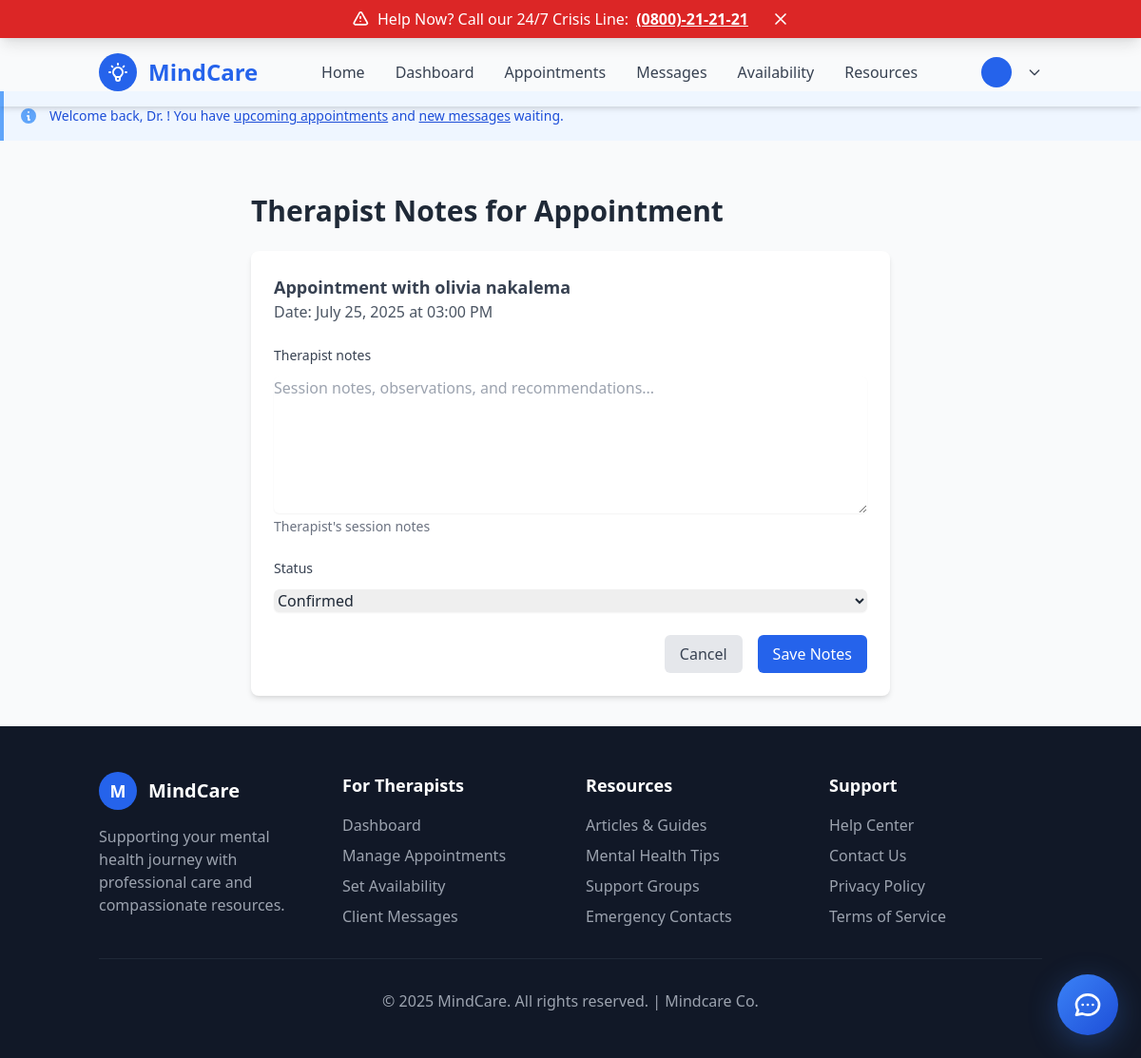
The app's page /appointments/2/notes/ (signed in), older data.
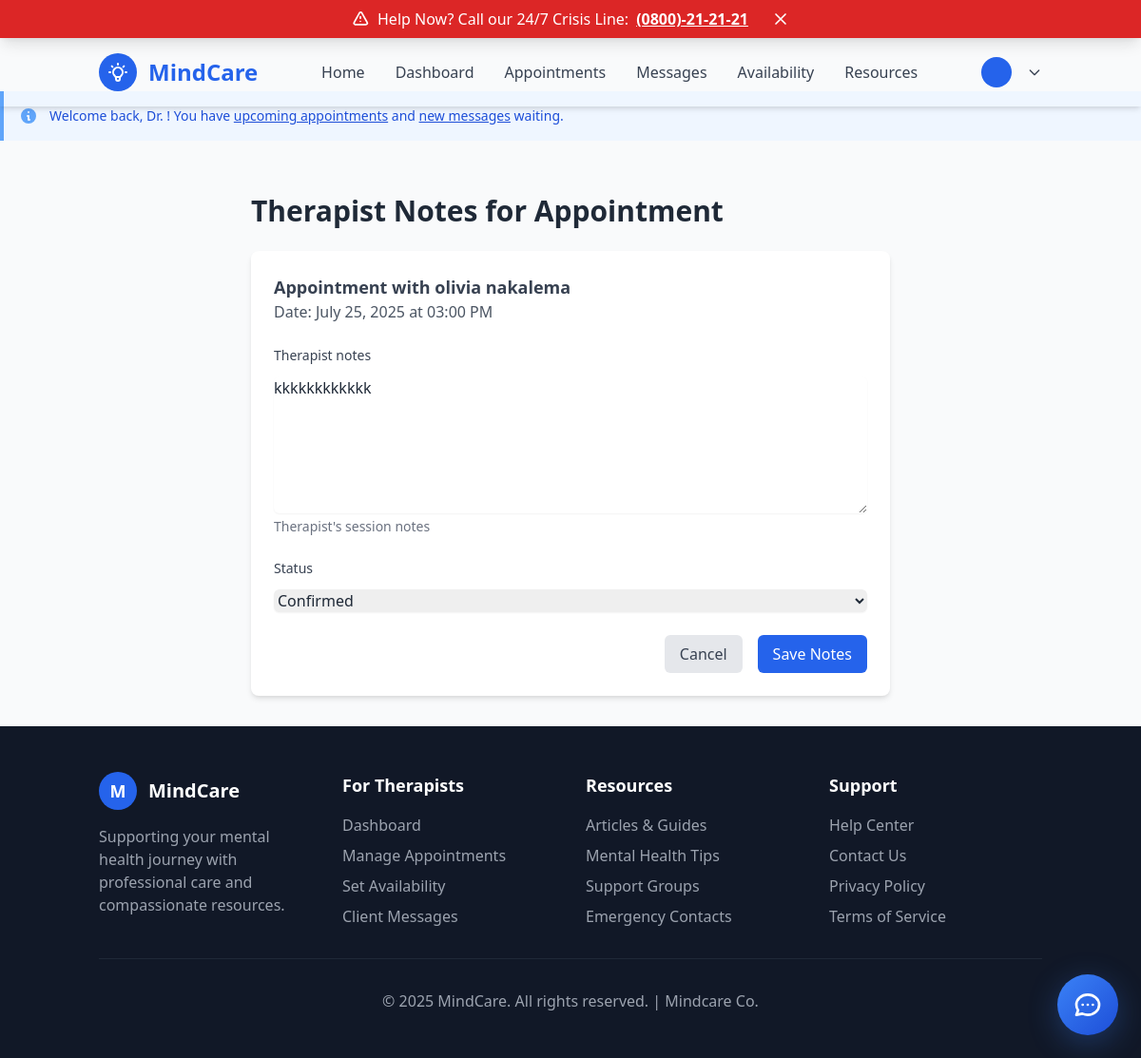
The same page, newer data.
### appointments/models.py (models this page shows, shortened)
class Appointment(models.Model):
    STATUS_CHOICES = [
        ('pending', 'Pending'),
        ('confirmed', 'Confirmed'),
        ('cancelled', 'Cancelled'),
        ('completed', 'Completed'),
        ('no_show', 'No Show'),
    ]
    APPOINTMENT_TYPE_CHOICES = [
        ('consultation', 'Initial Consultation'),
        ('therapy', 'Therapy Session'),
        ('follow_up', 'Follow-up Session'),
        ('assessment', 'Assessment Session'),
        ('emergency', 'Emergency Session'),
    ]
    client = models.ForeignKey(
        User,
        on_delete=models.CASCADE,
        related_name='client_appointments',
        limit_choices_to={'role': 'client'}
    )
    therapist = models.ForeignKey(
        'therapists.TherapistProfile',
        on_delete=models.CASCADE,
        related_name='therapist_appointments'
    )
    appointment_date = models.DateTimeField()
    appointment_type = models.CharField(
        max_length=20,
        choices=APPOINTMENT_TYPE_CHOICES,
        default='consultation'
    )
    status = models.CharField(
        max_length=20,
        choices=STATUS_CHOICES,
        default='pending'
    )
    duration_minutes = models.PositiveIntegerField(default=60)
    notes = models.TextField(blank=True, help_text="Client's initial notes or concerns")
    therapist_notes = models.TextField(blank=True, help_text="Therapist's session notes")
    location = models.CharField(max_length=255, blank=True, help_text="Meeting location or platform")
    is_online = models.BooleanField(default=False)
    meeting_link = models.URLField(blank=True, help_text="Video call link for online sessions")
    created_at = models.DateTimeField(auto_now_add=True)
    updated_at = models.DateTimeField(auto_now=True)
    confirmed_at = models.DateTimeField(null=True, blank=True)
    cancelled_at = models.DateTimeField(null=True, blank=True)
    cancellation_reason = models.TextField(blank=True)
    cancelled_by = models.ForeignKey(
        User,
        on_delete=models.SET_NULL,
        null=True,
        blank=True,
        related_name='cancelled_appointments'
    )
    reminder_sent = models.BooleanField(default=False)
    reminder_sent_at = models.DateTimeField(null=True, blank=True)
    class Meta:
        ordering = ['-appointment_date']
        indexes = [
            models.Index(fields=['client', 'appointment_date']),
            models.Index(fields=['therapist', 'appointment_date']),
            models.Index(fields=['status', 'appointment_date']),
        ]

### accounts/models.py (models this page shows, shortened)
class User(AbstractUser):
    ROLE_CHOICES = [
        ('admin', 'Admin'),
        ('therapist', 'Therapist'),
        ('client', 'Client'),
    ]
    GENDER_CHOICES = [
        ('male', 'Male'),
        ('female', 'Female'),
    ]
    AGE_CATEGORY_CHOICES = [
        ('13-19', '13 to 19 years'),
        ('20-35', '20 to 35 years'),
        ('35+', 'Above 35 years'),
    ]
    phone_regex = RegexValidator(
        regex=r'^\d{10}$',
        message="Phone number must be exactly 10 digits."
    )
    groups = models.ManyToManyField(
        'auth.Group',
        verbose_name='groups',
        blank=True,
        help_text='The groups this user belongs to.',
        related_name='custom_user_set',
        related_query_name='custom_user',
    )
    user_permissions = models.ManyToManyField(
        'auth.Permission',
        verbose_name='user permissions',
        blank=True,
        help_text='Specific permissions for this user.',
        related_name='custom_user_set',
        related_query_name='custom_user',
    )
    user_id = models.CharField(max_length=10, unique=True, blank=True)
    role = models.CharField(max_length=20, choices=ROLE_CHOICES, default='client')
    phone = models.CharField(validators=[phone_regex], max_length=10, unique=True)
    gender = models.CharField(max_length=10, choices=GENDER_CHOICES)
    location = models.CharField(max_length=100)
    age_category = models.CharField(max_length=10, choices=AGE_CATEGORY_CHOICES, blank=True, null=True)
    profile_image = models.ImageField(upload_to='profile_images/', blank=True, null=True)
    is_verified = models.BooleanField(default=False)
    created_at = models.DateTimeField(auto_now_add=True)
    updated_at = models.DateTimeField(auto_now=True)

### appointments/views.py (the view)
# urls.py: path('<int:appointment_id>/notes/', views.therapist_notes, name='therapist_notes'),
@login_required
def therapist_notes(request, appointment_id):
    appointment = get_object_or_404(Appointment, id=appointment_id)
    if request.user.role != 'therapist':
        messages.error(request, 'Only therapists can add session notes.')
        return redirect('appointments:appointment_list')
    therapist_profile = get_object_or_404(TherapistProfile, user=request.user)
    if appointment.therapist != therapist_profile:
        messages.error(request, 'You can only add notes to your own appointments.')
        return redirect('appointments:appointment_list')
    if request.method == 'POST':
        form = TherapistNotesForm(request.POST, instance=appointment)
        if form.is_valid():
            form.save()
            messages.success(request, 'Session notes updated successfully.')
            return redirect('appointments:appointment_detail', appointment_id=appointment.id)
    else:
        form = TherapistNotesForm(instance=appointment)
    context = {
        'form': form,
        'appointment': appointment,
    }
    return render(request, 'appointments/therapist_notes.html', context)

### appointments/forms.py
class TherapistNotesForm(forms.ModelForm):
    class Meta:
        model = Appointment
        fields = ['therapist_notes', 'status']
        widgets = {
            'therapist_notes': forms.Textarea(
                attrs={
                    'rows': 6,
                    'class': 'mt-1 block w-full rounded-md border-gray-300 shadow-sm focus:border-blue-500 focus:ring-blue-500',
                    'placeholder': 'Session notes, observations, and recommendations...'
                }
            ),
            'status': forms.Select(
                attrs={
                    'class': 'mt-1 block w-full rounded-md border-gray-300 shadow-sm focus:border-blue-500 focus:ring-blue-500'
                }
            ),
        }
    def __init__(self, *args, **kwargs):
        super().__init__(*args, **kwargs)
        self.fields['status'].choices = [
            ('confirmed', 'Confirmed'),
            ('completed', 'Completed'),
            ('no_show', 'No Show'),
        ]

### templates/appointments/therapist_notes.html (shortened to what this page needs)
{% extends 'base.html' %}
{% block content %}
<div class="container mx-auto px-4 py-8">
    <div class="max-w-2xl mx-auto">
        <h1 class="text-3xl font-bold mb-6 text-gray-800">Therapist Notes for Appointment</h1>
        <div class="bg-white shadow-md rounded-lg p-6">
            <div class="mb-6">
                <h2 class="text-lg font-semibold text-gray-700">
                    Appointment with {{ appointment.client.get_full_name }}
                </h2>
                <p class="text-gray-600">
                    Date: {{ appointment.appointment_date|date:"F d, Y" }} at
                    {{ appointment.appointment_date|time:"h:i A" }}
                </p>
            </div>
            <form method="post" class="space-y-6">
                {% for field in form %}
                    <div class="flex flex-col">
                        <label for="{{ field.id_for_label }}" class="text-sm font-medium text-gray-700 mb-2">
                            {{ field.label }}
                        </label>
                        {{ field }}
                        {% if field.help_text %}
                            <p class="text-gray-500 text-sm mt-1">{{ field.help_text }}</p>
                        {% endif %}
                    </div>
                {% endfor %}
                <div class="flex justify-end space-x-4">
                    <a href="{% url 'appointments:appointment_detail' appointment.id %}"
                       class="px-4 py-2 bg-gray-200 text-gray-700 rounded-md hover:bg-gray-300">
                        Cancel
                    </a>
                    <button type="submit"
                            class="px-4 py-2 bg-blue-600 text-white rounded-md hover:bg-blue-700">
                        Save Notes
                    </button>
                </div>
            </form>
        </div>
    </div>
</div>
{% endblock %}

Row changes from the older to the newer data that the page shows:
changed Appointment "03:00 PM": therapist_notes (not shown) → "kkkkkkkkkkkk"
